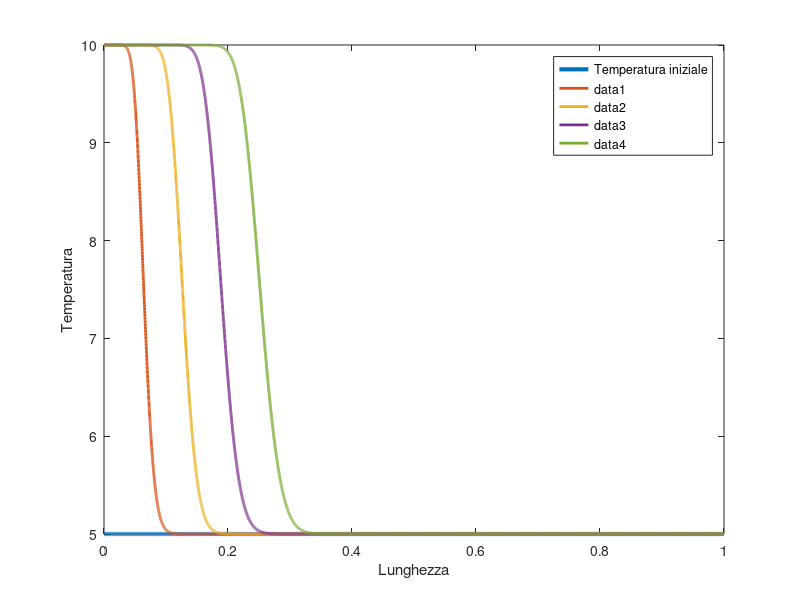

Write MATLAB code to recreate this figure.
% Esercitazione 13, esercizio 1
% Simone Canevarolo
% S269893
% 23/02/2024

clear all
close all
clc

ro = 140; % densità, kg/m^3
cp = 6e3; % calore specifico a pressione costante, J/kg/K
dd = 5e-3; % diametro, m
ll = 1; % lunghezza, m
uu = 2.5e-3; % velocità, m/s

dx = 1e-4;
xx = (0:dx:ll)';
Nx = length(xx);

Tin = 5; % temperatura iniziale del ferro, K
Tx0 = 10; % temperatura appena parte il tempo, K

tfin = 100; % tempo finale, s
dt = 1; % s
tt = (0:dt:tfin);
Ntt = length(tt);

tplot = [25 50 75 100];
iplot = round(tplot/dt)+1;
count = 1;

% Matrice

aa = uu*dt/dx;
main_diag = (1+aa)*ones(Nx,1);
sub_diag = -aa*ones(Nx,1);

Band = [sub_diag, main_diag];

AA = spdiags(Band,-1:0,Nx,Nx);

% Dirichlet all'inizio
AA(1,1) = 1;

TTin = Tin*ones(Nx,1);
Tguess = TTin;

figure(1)
plot(xx,TTin,'linewidth',3,'displayname','Temperatura iniziale')
legend
hold on

for ss = 1:Ntt
    
    Tguess(1) = Tx0;
    
    TT = AA\Tguess;
    Tguess = TT;

    if ss == iplot(count)

        plot(xx,TT,'LineWidth',2)
        count = count+1;

    end
    
    pause(0.1)

end

xlabel('Lunghezza')
ylabel('Temperatura')
